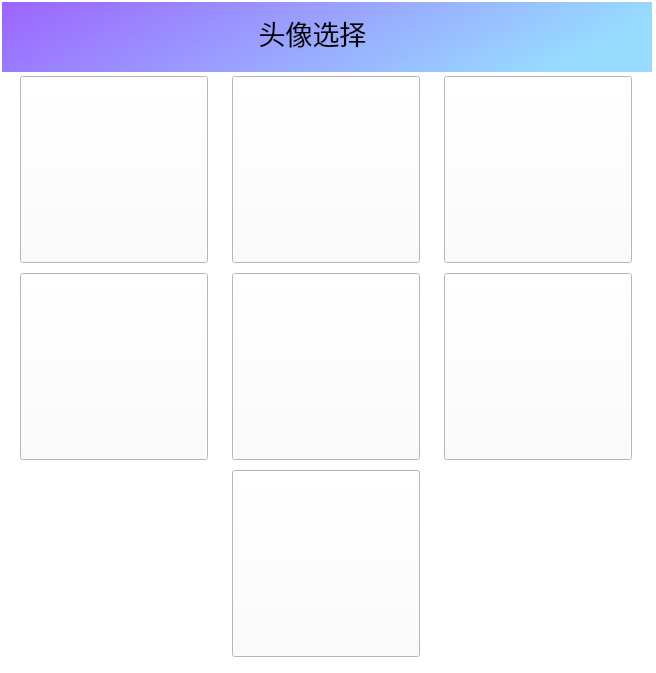
<?xml version="1.0" encoding="UTF-8"?>
<ui version="4.0">
 <class>Profile</class>
 <widget class="QWidget" name="Profile">
  <property name="geometry">
   <rect>
    <x>0</x>
    <y>0</y>
    <width>656</width>
    <height>673</height>
   </rect>
  </property>
  <property name="windowTitle">
   <string>Form</string>
  </property>
  <widget class="QWidget" name="widget_2" native="true">
   <property name="geometry">
    <rect>
     <x>0</x>
     <y>0</y>
     <width>656</width>
     <height>681</height>
    </rect>
   </property>
   <property name="styleSheet">
    <string notr="true">background:transparent;
background-color: rgb(255, 255, 255);
</string>
   </property>
   <widget class="QWidget" name="widget" native="true">
    <property name="geometry">
     <rect>
      <x>2</x>
      <y>2</y>
      <width>650</width>
      <height>671</height>
     </rect>
    </property>
    <property name="styleSheet">
     <string notr="true">background-color: rgb(255, 255, 255);</string>
    </property>
    <widget class="QWidget" name="widget_3" native="true">
     <property name="geometry">
      <rect>
       <x>0</x>
       <y>0</y>
       <width>651</width>
       <height>71</height>
      </rect>
     </property>
     <property name="styleSheet">
      <string notr="true">background-color: qlineargradient(spread:pad, x1:0, y1:0, x2:1, y2:0.2, stop:0 rgba(156, 100, 255, 255), stop:1 rgba(151, 220, 255, 255));</string>
     </property>
     <widget class="QLabel" name="label">
      <property name="geometry">
       <rect>
        <x>210</x>
        <y>10</y>
        <width>201</width>
        <height>41</height>
       </rect>
      </property>
      <property name="font">
       <font>
        <family>Bradley Hand ITC</family>
        <pointsize>20</pointsize>
        <weight>50</weight>
        <italic>false</italic>
        <bold>false</bold>
       </font>
      </property>
      <property name="styleSheet">
       <string notr="true">font: 20pt &quot;Bradley Hand ITC&quot;;
background:transparent;</string>
      </property>
      <property name="text">
       <string>头像选择</string>
      </property>
      <property name="textFormat">
       <enum>Qt::PlainText</enum>
      </property>
      <property name="alignment">
       <set>Qt::AlignCenter</set>
      </property>
     </widget>
     <widget class="QPushButton" name="hide">
      <property name="geometry">
       <rect>
        <x>571</x>
        <y>0</y>
        <width>38</width>
        <height>38</height>
       </rect>
      </property>
      <property name="styleSheet">
       <string notr="true">QPushButton{background-color:transparent;font: 18pt &quot;楷体_GB2312&quot;;border-radius: 3px; color: rgb(255, 255, 255);}
QPushButton:hover { background-color: rgb(255, 100, 100); }</string>
      </property>
      <property name="text">
       <string/>
      </property>
      <property name="icon">
       <iconset resource="image.qrc">
        <normaloff>:/image/min.png</normaloff>:/image/min.png</iconset>
      </property>
      <property name="iconSize">
       <size>
        <width>30</width>
        <height>30</height>
       </size>
      </property>
      <property name="flat">
       <bool>true</bool>
      </property>
     </widget>
     <widget class="QPushButton" name="close">
      <property name="geometry">
       <rect>
        <x>610</x>
        <y>0</y>
        <width>38</width>
        <height>38</height>
       </rect>
      </property>
      <property name="styleSheet">
       <string notr="true">QPushButton{background-color:transparent;font: 18pt &quot;楷体_GB2312&quot;;border-radius: 3px; color: rgb(255, 255, 255);}
QPushButton:hover { background-color: rgb(255, 100, 100); }</string>
      </property>
      <property name="text">
       <string/>
      </property>
      <property name="icon">
       <iconset resource="image.qrc">
        <normaloff>:/image/close.png</normaloff>:/image/close.png</iconset>
      </property>
      <property name="iconSize">
       <size>
        <width>30</width>
        <height>30</height>
       </size>
      </property>
      <property name="flat">
       <bool>false</bool>
      </property>
     </widget>
    </widget>
    <widget class="QWidget" name="layoutWidget">
     <property name="geometry">
      <rect>
       <x>0</x>
       <y>70</y>
       <width>651</width>
       <height>591</height>
      </rect>
     </property>
     <layout class="QGridLayout" name="gridLayout">
      <item row="1" column="0">
       <widget class="QToolButton" name="pf4">
        <property name="toolTip">
         <string>默认背景</string>
        </property>
        <property name="styleSheet">
         <string notr="true">border-image: url(:/image/profile_4.png);</string>
        </property>
        <property name="text">
         <string/>
        </property>
        <property name="iconSize">
         <size>
          <width>180</width>
          <height>180</height>
         </size>
        </property>
        <property name="toolButtonStyle">
         <enum>Qt::ToolButtonTextUnderIcon</enum>
        </property>
       </widget>
      </item>
      <item row="0" column="0">
       <widget class="QToolButton" name="pf1">
        <property name="toolTip">
         <string>默认背景</string>
        </property>
        <property name="styleSheet">
         <string notr="true">border-image: url(:/image/profile_1.png)</string>
        </property>
        <property name="text">
         <string/>
        </property>
        <property name="iconSize">
         <size>
          <width>180</width>
          <height>180</height>
         </size>
        </property>
        <property name="toolButtonStyle">
         <enum>Qt::ToolButtonTextUnderIcon</enum>
        </property>
       </widget>
      </item>
      <item row="1" column="1">
       <widget class="QToolButton" name="pf5">
        <property name="toolTip">
         <string>默认背景</string>
        </property>
        <property name="styleSheet">
         <string notr="true">border-image: url(:/image/profile_5.png);</string>
        </property>
        <property name="text">
         <string/>
        </property>
        <property name="iconSize">
         <size>
          <width>180</width>
          <height>180</height>
         </size>
        </property>
        <property name="toolButtonStyle">
         <enum>Qt::ToolButtonTextUnderIcon</enum>
        </property>
       </widget>
      </item>
      <item row="0" column="1">
       <widget class="QToolButton" name="pf2">
        <property name="toolTip">
         <string>默认背景</string>
        </property>
        <property name="styleSheet">
         <string notr="true">
border-image: url(:/image/profile_2.png);</string>
        </property>
        <property name="text">
         <string/>
        </property>
        <property name="iconSize">
         <size>
          <width>180</width>
          <height>180</height>
         </size>
        </property>
        <property name="toolButtonStyle">
         <enum>Qt::ToolButtonTextUnderIcon</enum>
        </property>
       </widget>
      </item>
      <item row="0" column="2">
       <widget class="QToolButton" name="pf3">
        <property name="toolTip">
         <string>默认背景</string>
        </property>
        <property name="styleSheet">
         <string notr="true">border-image: url(:/image/profile_3.png);</string>
        </property>
        <property name="text">
         <string/>
        </property>
        <property name="iconSize">
         <size>
          <width>180</width>
          <height>180</height>
         </size>
        </property>
        <property name="toolButtonStyle">
         <enum>Qt::ToolButtonTextUnderIcon</enum>
        </property>
       </widget>
      </item>
      <item row="1" column="2">
       <widget class="QToolButton" name="pf6">
        <property name="toolTip">
         <string>默认背景</string>
        </property>
        <property name="styleSheet">
         <string notr="true">border-image: url(:/image/profile_6.png);</string>
        </property>
        <property name="text">
         <string/>
        </property>
        <property name="iconSize">
         <size>
          <width>180</width>
          <height>180</height>
         </size>
        </property>
        <property name="toolButtonStyle">
         <enum>Qt::ToolButtonTextUnderIcon</enum>
        </property>
       </widget>
      </item>
      <item row="2" column="1">
       <widget class="QToolButton" name="pf7">
        <property name="styleSheet">
         <string notr="true">border-image: url(:/image/TOUXIANG.PNG);</string>
        </property>
        <property name="text">
         <string/>
        </property>
        <property name="iconSize">
         <size>
          <width>180</width>
          <height>180</height>
         </size>
        </property>
       </widget>
      </item>
     </layout>
    </widget>
   </widget>
  </widget>
 </widget>
 <resources>
  <include location="image.qrc"/>
 </resources>
 <connections/>
</ui>
